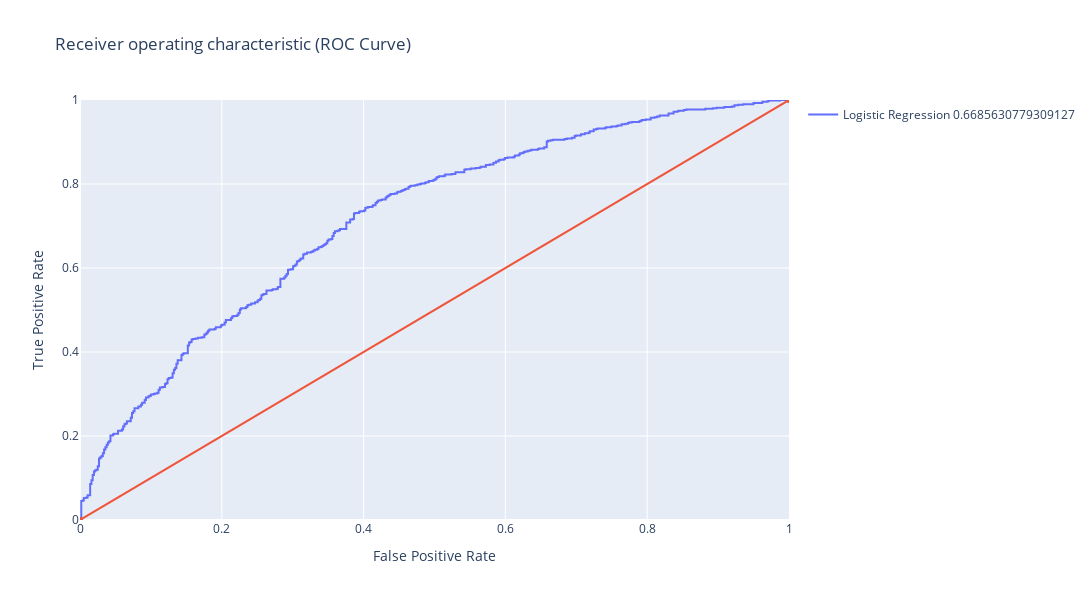

The code cell stored with this chart in its notebook:
### Markdown cell above
### Interpretation
From the test set, 68% of the recommendation were recommendations that people chose for.

### Code cell
logit_roc_auc = roc_auc_score(Y_test, model.predict(X_test))
fpr, tpr, thresholds = roc_curve(Y_test, model.predict_proba(X_test)[:,1])
fig = make_subplots(rows=1, cols=1)

fig.add_trace(go.Line(x=fpr, y=tpr, name="Logistic Regression {}".format(logit_roc_auc)),row=1, col=1)

fig.add_trace(go.Line(x=[0,1], y=[0,1],showlegend=False ),row=1, col=1)

fig.update_xaxes(title_text="False Positive Rate", range=[0,1], row=1, col=1)
fig.update_yaxes(title_text="True Positive Rate",range=[0,1], row=1, col=1)
fig.update_layout(height=600,width=1200, title_text="Receiver operating characteristic (ROC Curve)",)

### Figure 1 — Plotly figure (JSON) as saved in the notebook; plotly's stock layout.template omitted (floating-point values rounded to 4 significant figures; data arrays with more than 128 entries replaced by an {"elided": "..."} marker saying what was removed)
{"data": [{"name": "Logistic Regression 0.6685630779309127", "type": "scatter", "x": {"elided": "544 float values"}, "xaxis": "x", "y": {"elided": "544 float values"}, "yaxis": "y"}, {"showlegend": false, "type": "scatter", "x": [0, 1], "xaxis": "x", "y": [0, 1], "yaxis": "y"}], "layout": {"height": 600, "title": {"text": "Receiver operating characteristic (ROC Curve)"}, "width": 1200, "xaxis": {"anchor": "y", "domain": [0, 1], "range": [0, 1], "title": {"text": "False Positive Rate"}, "type": "linear"}, "yaxis": {"anchor": "x", "domain": [0, 1], "range": [0, 1], "title": {"text": "True Positive Rate"}, "type": "linear"}}}
